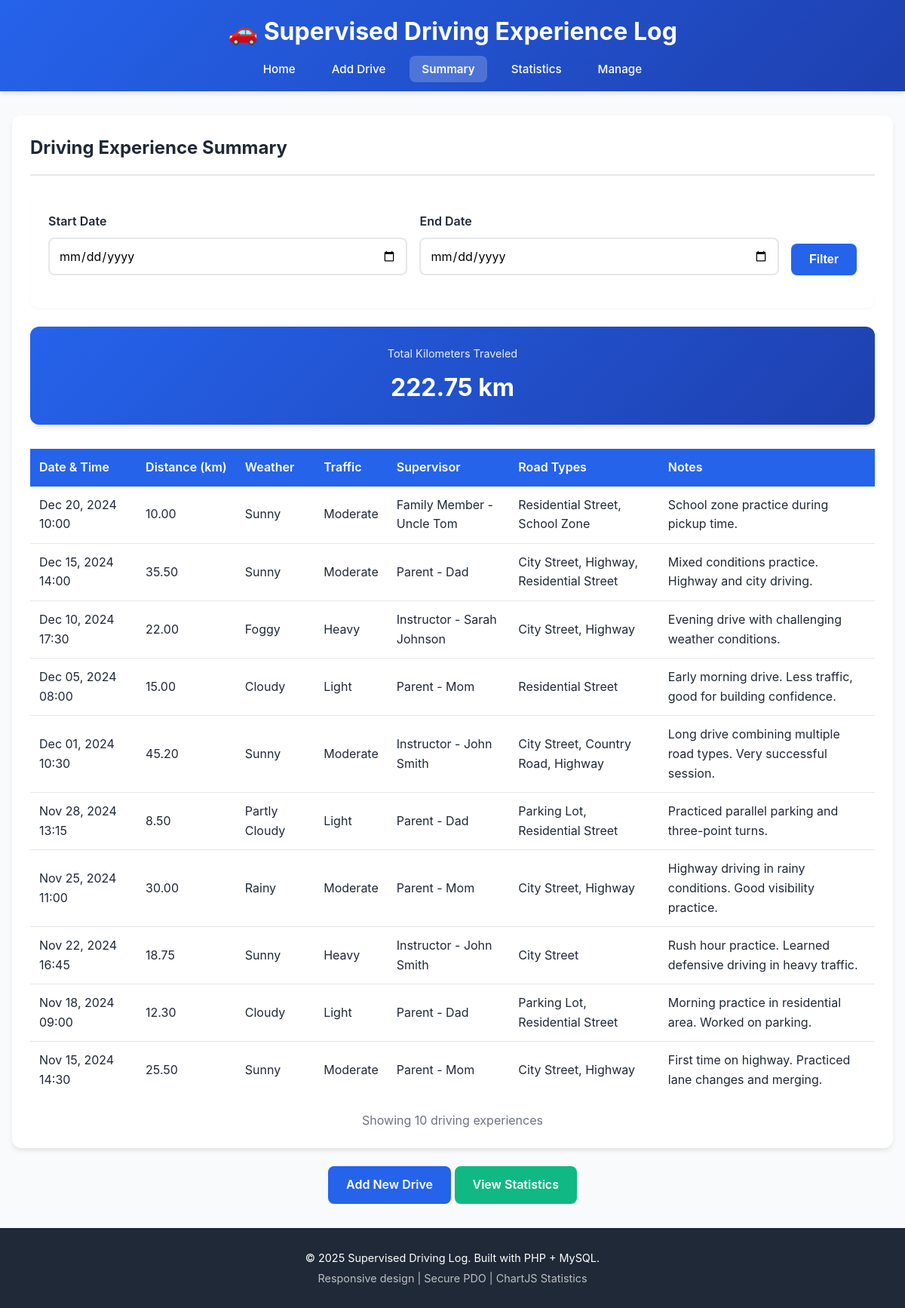
The page /summary.php on the database its author committed.
### tables this page shows
CREATE TABLE driving_experience (
    id INT AUTO_INCREMENT PRIMARY KEY,
    drive_datetime DATETIME NOT NULL,
    km DECIMAL(6,2) NOT NULL,
    notes TEXT NULL,
    weather_id INT NOT NULL,
    traffic_id INT NOT NULL,
    supervisor_id INT NOT NULL,
    created_at TIMESTAMP DEFAULT CURRENT_TIMESTAMP,
    FOREIGN KEY (weather_id) REFERENCES weather(id) ON DELETE RESTRICT,
    FOREIGN KEY (traffic_id) REFERENCES traffic(id) ON DELETE RESTRICT,
    FOREIGN KEY (supervisor_id) REFERENCES supervisor(id) ON DELETE RESTRICT,
    INDEX idx_drive_datetime (drive_datetime),
    INDEX idx_weather (weather_id),
    INDEX idx_traffic (traffic_id)
);

CREATE TABLE weather (
    id INT AUTO_INCREMENT PRIMARY KEY,
    label VARCHAR(50) UNIQUE NOT NULL,
    created_at TIMESTAMP DEFAULT CURRENT_TIMESTAMP
);

CREATE TABLE traffic (
    id INT AUTO_INCREMENT PRIMARY KEY,
    label VARCHAR(50) UNIQUE NOT NULL,
    created_at TIMESTAMP DEFAULT CURRENT_TIMESTAMP
);

CREATE TABLE supervisor (
    id INT AUTO_INCREMENT PRIMARY KEY,
    name VARCHAR(100) NOT NULL,
    created_at TIMESTAMP DEFAULT CURRENT_TIMESTAMP
);

### includes/functions.php (called while the page is built, shortened)
<?php
function h($string) {
    return htmlspecialchars($string, ENT_QUOTES, 'UTF-8');
}
function formatDateTime($datetime, $format = 'Y-m-d H:i') {
    $dt = new DateTime($datetime);
    return $dt->format($format);
}
function formatNumber($number) {
    return number_format($number, 2, '.', ',');
}
function getAllExperiences($pdo, $startDate = null, $endDate = null) {
    $sql = "SELECT
                de.id,
                de.drive_datetime,
                de.km,
                de.notes,
                w.label as weather,
                t.label as traffic,
                s.name as supervisor
            FROM driving_experience de
            JOIN weather w ON de.weather_id = w.id
            JOIN traffic t ON de.traffic_id = t.id
            JOIN supervisor s ON de.supervisor_id = s.id";
    $conditions = [];
    $params = [];
    $sql .= " ORDER BY de.drive_datetime DESC";
    $stmt = $pdo->prepare($sql);
    $stmt->execute($params);
    $experiences = $stmt->fetchAll();
    foreach ($experiences as &$exp) {
        $stmt = $pdo->prepare("
            SELECT rt.label
            FROM experience_road_type ert
            JOIN road_type rt ON ert.road_type_id = rt.id
            WHERE ert.experience_id = :exp_id
            ORDER BY rt.label
        ");
        $stmt->execute([':exp_id' => $exp['id']]);
        $roadTypes = $stmt->fetchAll(PDO::FETCH_COLUMN);
    }
    return $experiences;
}
function getTotalKm($pdo, $startDate = null, $endDate = null) {
    $sql = "SELECT COALESCE(SUM(km), 0) as total FROM driving_experience";
    $conditions = [];
    $params = [];
    $stmt = $pdo->prepare($sql);
    $stmt->execute($params);
    return $stmt->fetch()['total'];
}

### public/summary.php (the view, shortened to what this page needs)
<?php
require_once '../config/db.php';
require_once '../includes/functions.php';
$pdo = getDbConnection();
$startDate = $_GET['start_date'] ?? null;
$endDate = $_GET['end_date'] ?? null;
$experiences = getAllExperiences($pdo, $startDate, $endDate);
$totalKm = getTotalKm($pdo, $startDate, $endDate);
require_once '../includes/header.php';
?>
<div class="card">
    <div class="card-header">
        <h1 class="card-title">Driving Experience Summary</h1>
    </div>
    <form method="GET" action="summary.php" class="filters">
        <div class="filter-grid">
            <div class="form-group">
                <label for="start_date">Start Date</label>
                <input
                    type="date"
                    id="start_date"
                    name="start_date"
                    class="form-control"
                    value="<?php echo h($startDate ?? ''); ?>"
                >
            </div>
            <div class="form-group">
                <label for="end_date">End Date</label>
                <input
                    type="date"
                    id="end_date"
                    name="end_date"
                    class="form-control"
                    value="<?php echo h($endDate ?? ''); ?>"
                >
            </div>
            <div class="form-group">
                <label>&nbsp;</label>
                <button type="submit" class="btn btn-primary">Filter</button>
            </div>
        </div>
    </form>
    <div class="stat-card text-center mb-2">
        <div class="stat-label">Total Kilometers Traveled</div>
        <div class="stat-value"><?php echo formatNumber($totalKm); ?> km</div>
    </div>
    <?php if (empty($experiences)): ?>
        <div class="alert alert-info">
            No driving experiences found. <a href="add_drive.php">Add your first drive!</a>
        </div>
    <?php else: ?>
        <div class="table-container">
            <table class="data-table">
                <thead>
                    <tr>
                        <th>Date & Time</th>
                        <th>Distance (km)</th>
                        <th>Weather</th>
                        <th>Traffic</th>
                        <th>Supervisor</th>
                        <th>Road Types</th>
                        <th>Notes</th>
                    </tr>
                </thead>
                <tbody>
                    <?php foreach ($experiences as $exp): ?>
                        <tr>
                            <td><?php echo formatDateTime($exp['drive_datetime'], 'M d, Y H:i'); ?></td>
                            <td><?php echo formatNumber($exp['km']); ?></td>
                            <td><?php echo h($exp['weather']); ?></td>
                            <td><?php echo h($exp['traffic']); ?></td>
                            <td><?php echo h($exp['supervisor']); ?></td>
                            <td><?php echo h($exp['road_types']); ?></td>
                            <td><?php echo h(substr($exp['notes'] ?? '', 0, 100)); ?><?php echo strlen($exp['notes'] ?? '') > 100 ? '...' : ''; ?></td>
                        </tr>
                    <?php endforeach; ?>
                </tbody>
            </table>
        </div>
        <p class="text-center text-muted mt-1">
            Showing <?php echo count($experiences); ?> driving experience<?php echo count($experiences) !== 1 ? 's' : ''; ?>
        </p>
    <?php endif; ?>
</div>
<div class="text-center mt-1">
    <a href="add_drive.php" class="btn btn-primary">Add New Drive</a>
    <a href="stats.php" class="btn btn-secondary">View Statistics</a>
</div>
<?php require_once '../includes/footer.php'; ?>

### public/css/style.css (style rules this page uses)
* { margin: 0; padding: 0; box-sizing: border-box; }
:root { --primary-color: #2563eb; --primary-dark: #1e40af; --secondary-color: #10b981; --danger-color: #ef4444; --warning-color: #f59e0b; --text-dark: #1f2937; --text-light: #6b7280; --bg-light: #f9fafb; --bg-white: #ffffff; --border-color: #e5e7eb; --shadow-sm: 0 1px 2px 0 rgba(0, 0, 0, 0.05); --shadow-md: 0 4px 6px -1px rgba(0, 0, 0, 0.1); --shadow-lg: 0 10px 15px -3px rgba(0, 0, 0, 0.1); --radius-sm: 4px; --radius-md: 8px; --radius-lg: 12px; }
body { font-family: -apple-system, BlinkMacSystemFont, 'Segoe UI', Roboto, 'Helvetica Neue', Arial, sans-serif; font-size: 16px; line-height: 1.6; color: var(--text-dark); background-color: var(--bg-light); min-height: 100vh; display: flex; flex-direction: column; }
.card { background: var(--bg-white); border-radius: var(--radius-lg); box-shadow: var(--shadow-md); padding: 1.5rem; margin-bottom: 1.5rem; }
.card-header { border-bottom: 2px solid var(--border-color); padding-bottom: 1rem; margin-bottom: 1.5rem; }
.card-title { font-size: 1.5rem; font-weight: 700; color: var(--text-dark); }
.form-group { margin-bottom: 1.25rem; }
.form-group label { display: block; font-weight: 600; margin-bottom: 0.5rem; color: var(--text-dark); }
.form-control { width: 100%; padding: 0.75rem; border: 2px solid var(--border-color); border-radius: var(--radius-md); font-size: 1rem; transition: border-color 0.3s ease; font-family: inherit; }
.btn { display: inline-block; padding: 0.75rem 1.5rem; border: none; border-radius: var(--radius-md); font-size: 1rem; font-weight: 600; text-decoration: none; cursor: pointer; transition: all 0.3s ease; text-align: center; }
.btn-primary { background-color: var(--primary-color); color: white; }
.btn-secondary { background-color: var(--secondary-color); color: white; }
.table-container { overflow-x: auto; margin-top: 1.5rem; }
.data-table { width: 100%; border-collapse: collapse; background: var(--bg-white); font-size: 0.9rem; }
.data-table thead { background-color: var(--primary-color); color: white; }
.data-table th { padding: 0.75rem; text-align: left; font-weight: 600; white-space: nowrap; }
.data-table td { padding: 0.75rem; border-bottom: 1px solid var(--border-color); }
.data-table tbody tr:last-child td { border-bottom: none; }
.stat-card { background: linear-gradient(135deg, var(--primary-color) 0%, var(--primary-dark) 100%); color: white; padding: 1.5rem; border-radius: var(--radius-lg); box-shadow: var(--shadow-md); }
.stat-label { font-size: 0.9rem; opacity: 0.9; margin-bottom: 0.5rem; }
.stat-value { font-size: 2rem; font-weight: 700; }
.filters { background: var(--bg-white); padding: 1.5rem; border-radius: var(--radius-lg); margin-bottom: 1.5rem; box-shadow: var(--shadow-sm); }
.filter-grid { display: grid; grid-template-columns: 1fr; gap: 1rem; }
.text-center { text-align: center; }
.text-muted { color: var(--text-light); }
.mb-2 { margin-bottom: 2rem; }
.mt-1 { margin-top: 1rem; }
@media (min-width: 768px) { .filter-grid { grid-template-columns: repeat(2, 1fr) auto; align-items: end; } }
@media (min-width: 1024px) { .data-table { font-size: 1rem; } }

### rows shown on the page
driving_experience: drive_datetime "Dec 20, 2024 10:00", km "10.00", weather.label "Sunny", traffic.label "Moderate", supervisor.name "Family Member - Uncle Tom", road_types "Residential Street, School Zone", notes "School zone practice during pickup time."
driving_experience: drive_datetime "Dec 15, 2024 14:00", km "35.50", weather.label "Sunny", traffic.label "Moderate", supervisor.name "Parent - Dad", road_types "City Street, Highway, Residential Street", notes "Mixed conditions practice. Highway and city driving."
driving_experience: drive_datetime "Dec 10, 2024 17:30", km "22.00", weather.label "Foggy", traffic.label "Heavy", supervisor.name "Instructor - Sarah Johnson", road_types "City Street, Highway", notes "Evening drive with challenging weather conditions."
driving_experience: drive_datetime "Dec 05, 2024 08:00", km "15.00", weather.label "Cloudy", traffic.label "Light", supervisor.name "Parent - Mom", road_types "Residential Street", notes "Early morning drive. Less traffic, good for building confidence."
driving_experience: drive_datetime "Dec 01, 2024 10:30", km "45.20", weather.label "Sunny", traffic.label "Moderate", supervisor.name "Instructor - John Smith", road_types "City Street, Country Road, Highway", notes "Long drive combining multiple road types. Very successful session."
driving_experience: drive_datetime "Nov 28, 2024 13:15", km "8.50", weather.label "Partly Cloudy", traffic.label "Light", supervisor.name "Parent - Dad", road_types "Parking Lot, Residential Street", notes "Practiced parallel parking and three-point turns."
driving_experience: drive_datetime "Nov 25, 2024 11:00", km "30.00", weather.label "Rainy", traffic.label "Moderate", supervisor.name "Parent - Mom", road_types "City Street, Highway", notes "Highway driving in rainy conditions. Good visibility practice."
driving_experience: drive_datetime "Nov 22, 2024 16:45", km "18.75", weather.label "Sunny", traffic.label "Heavy", supervisor.name "Instructor - John Smith", road_types "City Street", notes "Rush hour practice. Learned defensive driving in heavy traffic."
driving_experience: drive_datetime "Nov 18, 2024 09:00", km "12.30", weather.label "Cloudy", traffic.label "Light", supervisor.name "Parent - Dad", road_types "Parking Lot, Residential Street", notes "Morning practice in residential area. Worked on parking."
driving_experience: drive_datetime "Nov 15, 2024 14:30", km "25.50", weather.label "Sunny", traffic.label "Moderate", supervisor.name "Parent - Mom", road_types "City Street, Highway", notes "First time on highway. Practiced lane changes and merging."

### other values the page prints
formatNumber($totalKm) "222.75"
count($experiences) "10"
